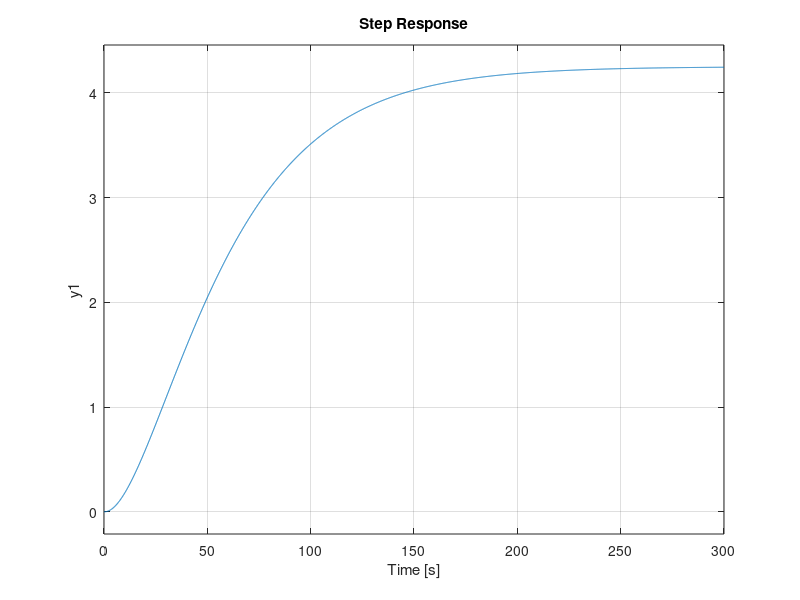

Source code (MATLAB):
den1 = tf(1,[0.3 1]);
den2 = tf(1,[22.5 1]);
den3 = tf(1,[40 1]);
Hf3 = 4.25*den1*den2*den3
step(Hf3)
t28 = 32;
t63 = 66;
Kf = 4.25;
T = 1.5*(t63-t28);
Tm = 1.5*(t28-t63/3);

%% Oppelt
% P controller
Kp1 = T/Tm/Kf;
Ti = Inf;
Ki1 = Kp1/Ti;
Td = 0;
Kd1 = Kp1*Td;
% PI controller
Kp2 = 0.8*T/Tm/Kf;
Ti = 3*Tm;
Ki2 = Kp2/Ti;
Td = 0;
Kd2 = Kp2*Td;
% PID controller
Kp3 = 1.2*T/Tm/Kf;
Ti = 2*Tm;
Ki3 = Kp3/Ti;
Td = 0.42*Tm;
Kd3 = Kp3*Td;

%% Kopelovici (underdamped)
% P controller
Kp1 = 1.41/Kf*(T/Tm)^0.917;
Ti = Inf;
Ki1 = Kp1/Ti;
Td = 0;
Kd1 = Kp1*Td;
% PI controller
Kp2 = 1.41/Kf*(T/Tm)^0.945;
Ti = 2.03*T*(Tm/T)^0.739;
Ki2 = Kp2/Ti;
Td = 0;
Kd2 = Kp2*Td;
% PID controller
Kp3 = 1.3/Kf*(T/Tm)^0.917;
Ti = 0.917*T*(Tm/T)^0.771;
Ki3 = Kp3/Ti;
Td = 0.59*Tm;
Kd3 = Kp3*Td;